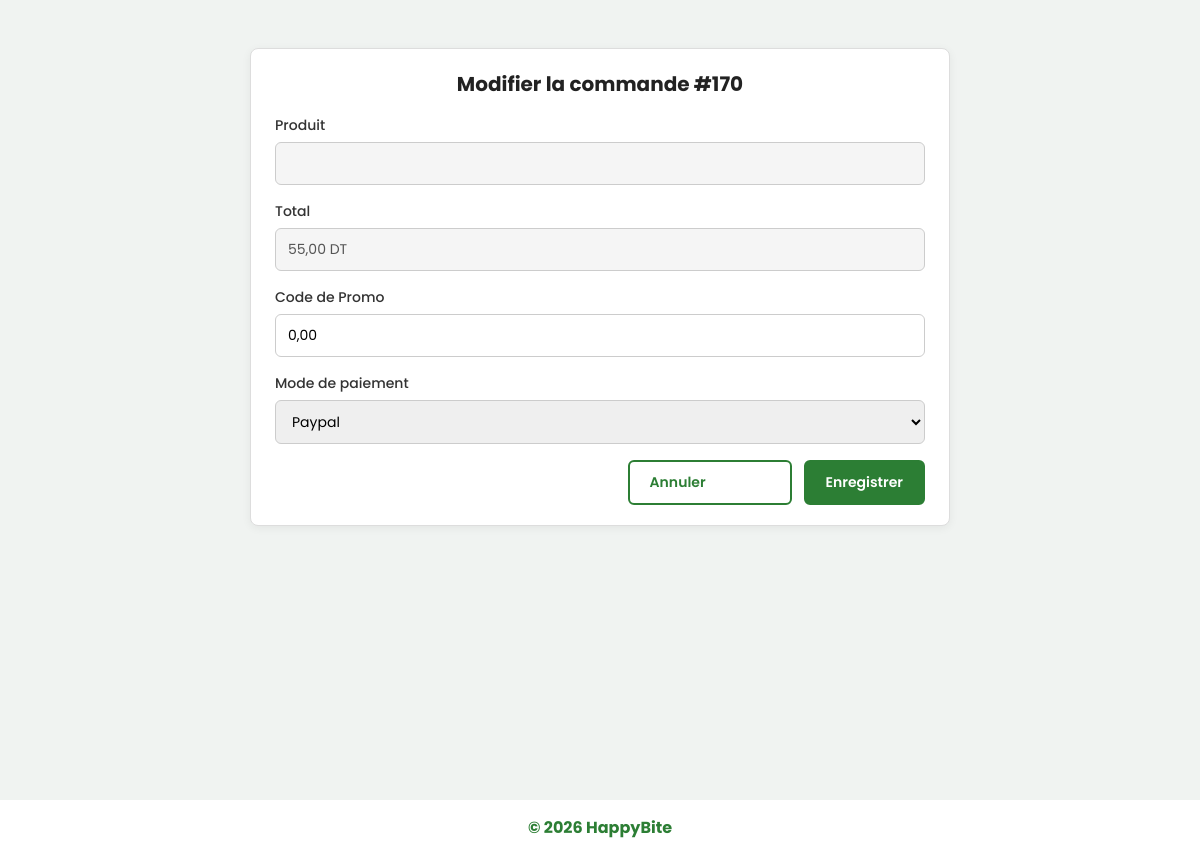
Page /BackOffice/Edit-commande.php?id=170 on the committed database.
### tables this page shows
CREATE TABLE `commande` (
  `id_commande` int(11) NOT NULL,
  `date` date NOT NULL,
  `total` decimal(10,2) NOT NULL,
  `modePaiement` varchar(50) DEFAULT NULL,
  `reduction` decimal(5,2) DEFAULT NULL,
  `id_livraison` int(11) DEFAULT NULL,
  `id_utilisateur` int(11) DEFAULT NULL
);

### config/Database.php (called while the page is built, shortened)
<?php
class Database
{
    private static ?PDO $pdo = null;
    public static function getConnection(): PDO
    {
        if (self::$pdo === null) {
            $host = getenv('DB_HOST') ?: 'localhost';
            $name = getenv('DB_NAME') ?: 'happybite';
            $user = getenv('DB_USER') ?: 'root';
            $pass = getenv('DB_PASS') !== false ? (string) getenv('DB_PASS') : '';
            $dsn = 'mysql:host=' . $host . ';dbname=' . $name . ';charset=utf8mb4';
            self::$pdo = new PDO($dsn, $user, $pass, [
                PDO::ATTR_ERRMODE => PDO::ERRMODE_EXCEPTION,
                PDO::ATTR_DEFAULT_FETCH_MODE => PDO::FETCH_ASSOC,
            ]);
        }
        return self::$pdo;
    }
}

### Controllers/CommandeController.php (called while the page is built, shortened)
<?php
require_once __DIR__ . '/../config/Database.php';
class CommandeController
{
    private PDO $pdo;
    public function __construct()
    {
        $this->pdo = Database::getConnection();
    }
    public function getCommandeById(int $id): ?array
    {
        $stmt = $this->pdo->prepare('SELECT * FROM commande WHERE id_commande = ?');
        $stmt->execute([$id]);
        $row = $stmt->fetch(PDO::FETCH_ASSOC);
        return $row ?: null;
    }
    public function getNomsProduitsCommande(int $idCommande): string
    {
        $stmt = $this->pdo->prepare(
            'SELECT p.nom FROM commande_produit cp
             INNER JOIN produit p ON p.id_produit = cp.id_produit
             WHERE cp.id_commande = ?
             ORDER BY cp.id_commande_produit ASC'
        );
        $stmt->execute([$idCommande]);
        $noms = $stmt->fetchAll(PDO::FETCH_COLUMN);
        return implode(', ', $noms);
    }
}

### BackOffice/Edit-commande.php (the view, shortened to what this page needs)
<?php
require_once __DIR__ . '/../Controllers/CommandeController.php';
require_once __DIR__ . '/includes/bo_layout_start.php';
$commandeCtrl = new CommandeController();
$idCommande = isset($_GET['id']) ? (int) $_GET['id'] : 0;
$commandeEdition = $commandeCtrl->getCommandeById($idCommande);
$nomsProduits = $commandeCtrl->getNomsProduitsCommande($idCommande);
$totalFmt = number_format((float) ($commandeEdition['total'] ?? 0), 2, ',', ' ');
$reductionVal = number_format((float) ($commandeEdition['reduction'] ?? 0), 2, ',', ' ');
$modeRaw = strtolower(trim((string) ($commandeEdition['modePaiement'] ?? '')));
$modeSel = in_array($modeRaw, ['carte', 'cash', 'paypal'], true) ? $modeRaw : '';
?>
<!DOCTYPE html>
<html lang="fr">
<head>
    <?php require_once __DIR__ . '/includes/hb_brand_head.php'; bo_brand_render_head(); ?>
    <link rel="stylesheet" href="css/style.css">
</head>
<body class="page-bo">
<main class="commande-wrap">
    <div class="liste-com-liv-stack" style="max-width: 700px; width: 100%;">
        <section class="commande-panel liste-com-liv-form-panel" aria-label="Modifier une commande">
            <h1 class="liste-com-liv-form-title">Modifier la commande #<?php echo $idCommande; ?></h1>
            <form method="post" action="">
                <div class="commande-field">
                    <label for="produit-edit-com">Produit</label>
                    <input type="text" id="produit-edit-com" readonly value="<?php echo htmlspecialchars($nomsProduits); ?>">
                </div>
                <div class="commande-field">
                    <label for="total-edit-com">Total</label>
                    <input type="text" id="total-edit-com" readonly value="<?php echo htmlspecialchars($totalFmt); ?> DT">
                </div>
                <div class="commande-field">
                    <label for="reduction-edit-com">Code de Promo</label>
                    <input type="text" id="reduction-edit-com" name="reduction" placeholder="Montant ou 0" value="<?php echo htmlspecialchars($reductionVal); ?>">
                </div>
                <div class="commande-field">
                    <label for="mode-paiement-edit">Mode de paiement</label>
                    <select id="mode-paiement-edit" name="mode_paiement" required>
                        <option value="paypal"<?php echo $modeSel === 'paypal' ? ' selected' : ''; ?>>Paypal</option>
                    </select>
                </div>
                <div class="commande-actions liste-com-liv-form-actions">
                    <a href="list-com-liv.php?vue=commande" class="btn-commande-outline">Annuler</a>
                    <button type="submit" name="maj_commande" value="1" class="btn-commande-primary">Enregistrer</button>
                </div>
            </form>
        </section>
    </div>
</main>
</body>
</html>

### BackOffice/css/style.css (style rules this page uses)
html { font-family: "Poppins", sans-serif; }
body { margin: 0; font-family: inherit; min-height: 100vh; display: flex; flex-direction: column; }
:root { --bo-font-family: "Poppins", sans-serif; --bo-fw-title: 700; --bo-fw-subtitle: 500; --bo-fw-text: 400; --bo-fw-button: 600; }
.page-bo, .page-bo * { font-family: var(--bo-font-family); }
.page-bo h1, .page-bo h2, .page-bo h3, .page-bo h4, .page-bo h5, .page-bo h6, .page-bo .bo-title, .page-bo .list-produit-title, .page-bo .liste-com-liv-title, .page-bo .liste-com-liv-form-title, .page-bo .dashboard-page-title { font-weight: var(--bo-fw-title); }
.page-bo button, .page-bo .btn-commande-primary, .page-bo .btn-commande-outline, .page-bo .bo-btn-primary, .page-bo .bo-table-btn, .page-bo .dash-health-btn, .page-bo .nav-profile-btn { font-weight: var(--bo-fw-button); }
.page-bo a, .page-bo a:hover, .page-bo a:focus, .page-bo a:active { text-decoration: none; }
.page-bo button, .page-bo .btn, .page-bo .btn:hover, .page-bo .btn:focus { text-decoration: none !important; }
input, button, select, textarea { font-family: inherit; }
.commande-wrap { display: flex; justify-content: center; padding: 24px 16px 100px; }
.commande-panel { width: 500px; max-width: 100%; box-sizing: border-box; background: #fff; border: 1px solid #ddd; border-radius: 8px; padding: 20px 24px; box-shadow: 0 2px 10px rgba(0, 0, 0, 0.06); }
.commande-field { margin-bottom: 16px; }
.commande-field label { display: block; font-weight: var(--bo-fw-subtitle); font-size: 14px; margin-bottom: 6px; color: #333; }
.commande-field input, .commande-field select { width: 100%; box-sizing: border-box; padding: 10px 12px; font-size: 14px; border: 1px solid #ccc; border-radius: 6px; font-family: inherit; }
.commande-field select option { color: #222; }
.commande-field input[readonly] { background-color: #f5f5f5; color: #555; cursor: default; }
.commande-actions { display: flex; gap: 12px; margin-top: 24px; justify-content: flex-end; }
.btn-commande-primary, .btn-commande-outline { font-weight: var(--bo-fw-button); font-size: 14px; padding: 10px 20px; border-radius: 6px; cursor: pointer; font-family: inherit; min-width: 120px; }
.btn-commande-primary { background-color: #2C7E34; color: #fff; border: 2px solid #2C7E34; }
.btn-commande-outline { background-color: #fff; color: #2C7E34; border: 2px solid #2C7E34; }
.liste-com-liv-stack { width: 100%; max-width: 960px; box-sizing: border-box; }
.liste-com-liv-stack .commande-panel { width: 100%; max-width: 100%; }
.liste-com-liv-form-panel { margin-bottom: 20px; }
.liste-com-liv-form-title { font-size: 1.25rem; margin: 0 0 16px; text-align: center; font-weight: 700; color: #222; }
.liste-com-liv-form-actions { margin-top: 16px; }
:root { --bo-green: #2c7e34; --bo-green-hover: #256b2d; --bo-page-bg: #f0f3f1; --bo-border: #e0e8e3; }
.page-bo { display: flex; min-height: 100vh; background: var(--bo-page-bg); margin: 0; }

### rows in the picture
commande: total "55,00 DT", reduction "0,00", mode_paiement "Paypal"

### other values in the picture
$idCommande "170"
